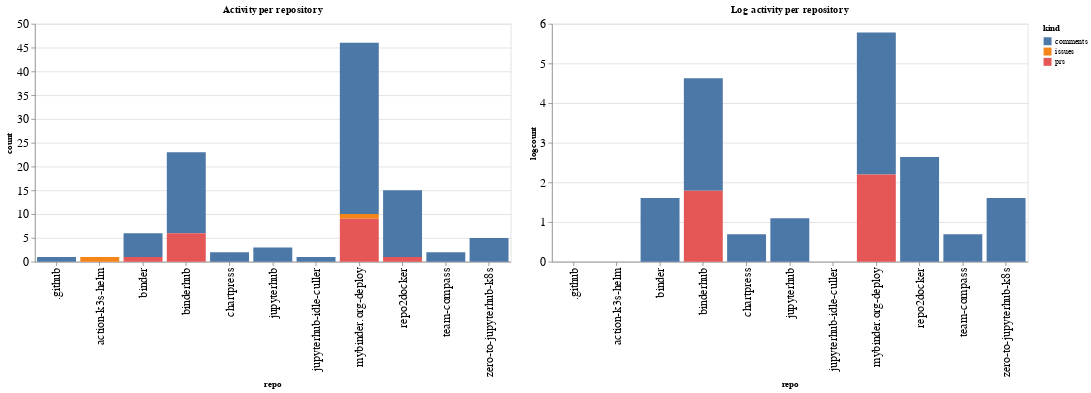

Here is the notebook cell this chart was saved with:
### Code cell
ch1 = alt.Chart(repo_summaries, width=600, title="Activity per repository").mark_bar().encode(
    x='repo',
    y='count',
    color='kind',
    tooltip="kind"
)

ch2 = alt.Chart(repo_summaries, width=600, title="Log activity per repository").mark_bar().encode(
    x='repo',
    y='logcount',
    color='kind',
    tooltip="kind"
)

ch1 | ch2

### Figure 1 — Vega-Lite specification as saved in the notebook (floating-point values rounded to 4 significant figures)
{"config": {"axisLeft": {"labelFontSize": 15}, "axisBottom": {"labelFontSize": 15}}, "hconcat": [{"mark": "bar", "encoding": {"color": {"type": "nominal", "field": "kind"}, "tooltip": {"type": "nominal", "field": "kind"}, "x": {"type": "nominal", "field": "repo"}, "y": {"type": "quantitative", "field": "count"}}, "title": "Activity per repository", "width": 600}, {"mark": "bar", "encoding": {"color": {"type": "nominal", "field": "kind"}, "tooltip": {"type": "nominal", "field": "kind"}, "x": {"type": "nominal", "field": "repo"}, "y": {"type": "quantitative", "field": "logcount"}}, "title": "Log activity per repository", "width": 600}], "data": {"name": "data-8a6684c75df69c479b804e41caa7312b"}, "$schema": "https://vega.github.io/schema/vega-lite/v4.8.1.json", "datasets": {"data-8a6684c75df69c479b804e41caa7312b": [{"repo": ".github", "kind": "comments", "count": 1, "logcount": 0.0}, {"repo": "action-k3s-helm", "kind": "issues", "count": 1, "logcount": 0.0}, {"repo": "binder", "kind": "comments", "count": 5, "logcount": 1.609}, {"repo": "binder", "kind": "prs", "count": 1, "logcount": 0.0}, {"repo": "binderhub", "kind": "comments", "count": 17, "logcount": 2.833}, {"repo": "binderhub", "kind": "prs", "count": 6, "logcount": 1.792}, {"repo": "chartpress", "kind": "comments", "count": 2, "logcount": 0.6931}, {"repo": "jupyterhub", "kind": "comments", "count": 3, "logcount": 1.099}, {"repo": "jupyterhub-idle-culler", "kind": "comments", "count": 1, "logcount": 0.0}, {"repo": "mybinder.org-deploy", "kind": "comments", "count": 36, "logcount": 3.584}, {"repo": "mybinder.org-deploy", "kind": "issues", "count": 1, "logcount": 0.0}, {"repo": "mybinder.org-deploy", "kind": "prs", "count": 9, "logcount": 2.197}, {"repo": "repo2docker", "kind": "comments", "count": 14, "logcount": 2.639}, {"repo": "repo2docker", "kind": "prs", "count": 1, "logcount": 0.0}, {"repo": "team-compass", "kind": "comments", "count": 2, "logcount": 0.6931}, {"repo": "zero-to-jupyterhub-k8s", "kind": "comments", "count": 5, "logcount": 1.609}]}}
